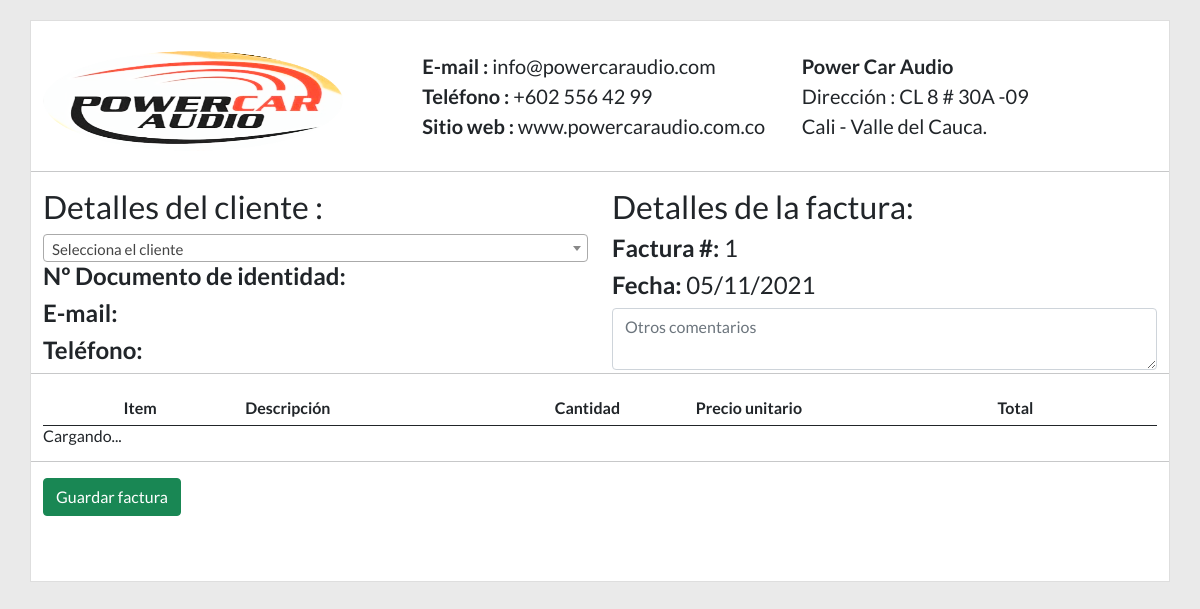
/Modulo_Facturacion/Crear_factura.php, run on the app's committed database.
### tables this page shows
CREATE TABLE `perfil` (
  `id` int(11) NOT NULL,
  `nombre_comercial` varchar(255) NOT NULL,
  `propietario` varchar(255) NOT NULL,
  `telefono` varchar(30) NOT NULL,
  `direccion` varchar(255) NOT NULL,
  `email` varchar(64) NOT NULL,
  `web` varchar(100) NOT NULL,
  `tax` smallint(6) NOT NULL
);

### Modulo_Facturacion/Crear_factura.php (the view, shortened to what this page needs)
<html>
<head>
    <link href="../assets/dist/css/bootstrap.min.css" rel="stylesheet">
    <link href="../assets/css/Estilos_Crear_Factura.css" rel="stylesheet" />
    <link href="https://cdnjs.cloudflare.com/ajax/libs/select2/4.0.2/css/select2.min.css" rel="stylesheet" />
</head>
<body>
    <?php
    require_once("../includes/conexion_general.php");
    $query_perfil = mysqli_query($conn, "select * from perfil where id=1");
    $rw = mysqli_fetch_assoc($query_perfil);
    $sql = mysqli_query($conn, "select id as last from facturas order by id desc limit 0,1 ");
    $rws = mysqli_fetch_array($sql);
    if (empty($rws)) {
        $rws['last'] = 0;
    }
    $numero = $rws['last'] + 1;
    ?>
    <div class="container outer-section">
        <form class="form-horizontal" role="form" id="datos_factura" method="post">
            <div id="print-area">
                <div class="row pad-top font-big">
                    <div class="col-lg-4 col-md-4 col-sm-4">
                        <a href="#" target="_blank"> <img src="../Imag/CAR AUDIO.png" class="rounded mx-auto" width="300" height="100" alt="Logo sistemas web" /></a>
                    </div>
                    <div class="col-lg-4 col-md-4 col-sm-4">
                        <strong>E-mail : </strong> <?php echo $rw['email']; ?>
                        <br />
                        <strong>Teléfono :</strong> <?php echo $rw['telefono']; ?> <br />
                        <strong>Sitio web :</strong> <?php echo $rw['web']; ?>
                    </div>
                    <div class="col-lg-4 col-md-4 col-sm-4">
                        <strong><?php echo $rw['nombre_comercial']; ?> </strong>
                        <br />
                        Dirección : <?php echo $rw['direccion']; ?>
                        <br />
                    </div>
                </div>
                <div class="row ">
                    <hr />
                    <div class="col-lg-6 col-md-6 col-sm-6">
                        <h2>Detalles del cliente :</h2>
                        <h4><strong>Nº Documento de identidad: </strong><span id="Cedula"></span></h4>
                        <h4><strong>E-mail: </strong><span id="email"></span></h4>
                        <h4><strong>Teléfono: </strong><span id="telefono"></span></h4>
                    </div>
                    <div class="col-lg-6 col-md-6 col-sm-6">
                        <h2>Detalles de la factura:</h2>
                        <h4><strong>Factura #: </strong><?php echo $numero; ?></h4>
                        <h4><strong>Fecha: </strong> <?php echo date("d/m/Y"); ?></h4>
                        <textarea class="form-control" id="descripcion" name="descripcion" placeholder="Otros comentarios"></textarea>
                    </div>
                </div>
                <div class="row">
                    <hr />
                    <div class="col-lg-12 col-md-12 col-sm-12">
                        <div class="table-responsive">
                            <table class="table table-striped  table-hover">
                                <thead>
                                    <tr>
                                        <th class='text-center'>Item</th>
                                        <th>Descripción</th>
                                        <th class='text-center'>Cantidad</th>
                                        <th class='text-right'>Precio unitario</th>
                                        <th class='text-right'>Total</th>
                                        <th class='text-right'></th>
                                    </tr>
                                </thead>
                                <tbody class='items'>
                                </tbody>
                            </table>
                        </div>
                    </div>
                </div>
            </div>
            <div class="row">
                <hr />
            </div>
            <div class="row pad-bottom  pull-right">
                <div class="col-lg-12 col-md-12 col-sm-12">
                    <button type="submit" class="btn btn-success ">Guardar factura</button>
                </div>
            </div>
        </form>
    </div>
</body>
</html>

### assets/css/Estilos_Crear_Factura.css (style rules this page uses)
body { font-family: 'Lato', sans-serif; font-size:15px; background-color: #EAEAEA; }
.pad-top { padding-top:30px; }
.pad-bottom { padding-bottom:50px; }
.font-big { font-size:20px; }
.outer-section { border:1px solid #dedede; background-color: #fff; margin-top:20px; }

### data on the page
perfil: email "info@powercaraudio.com", telefono "+602 556 42 99", web "www.powercaraudio.com.co", nombre_comercial "Power Car Audio", direccion "CL 8 # 30A -09 Cali - Valle del Cauca."

### other printed values
$numero "1"
